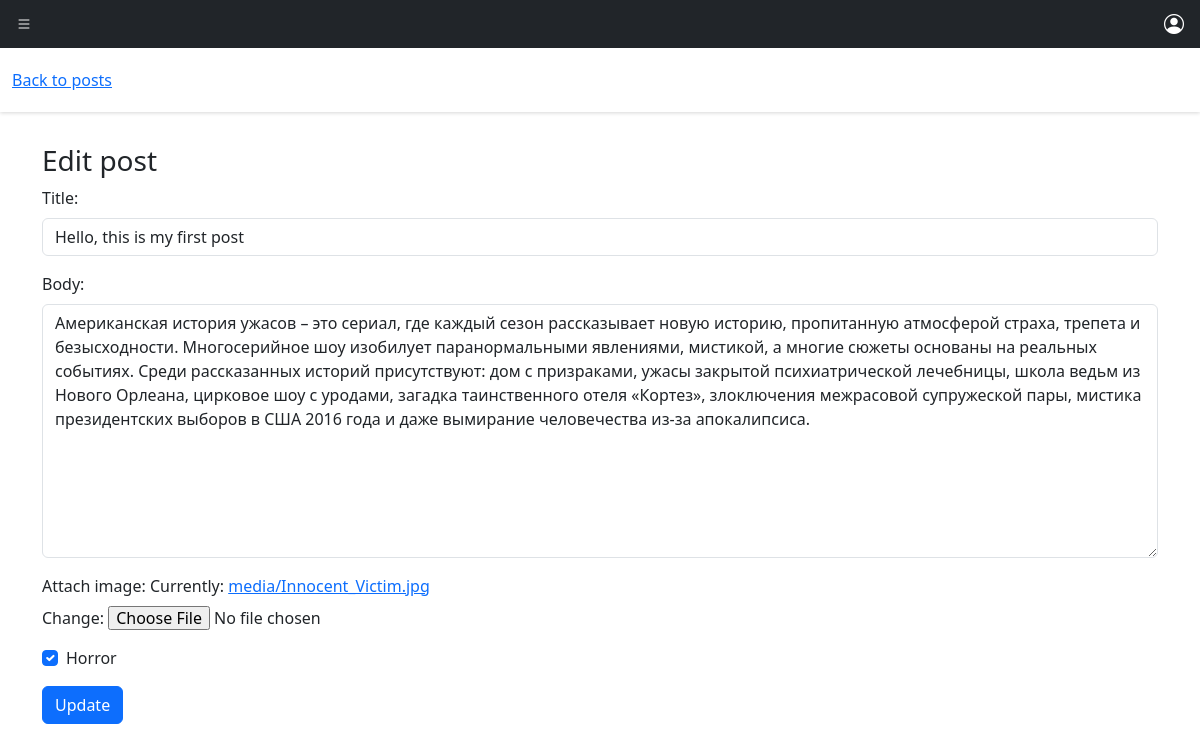
/posts/1/edit (signed in), run on an earlier commit of the app's database.
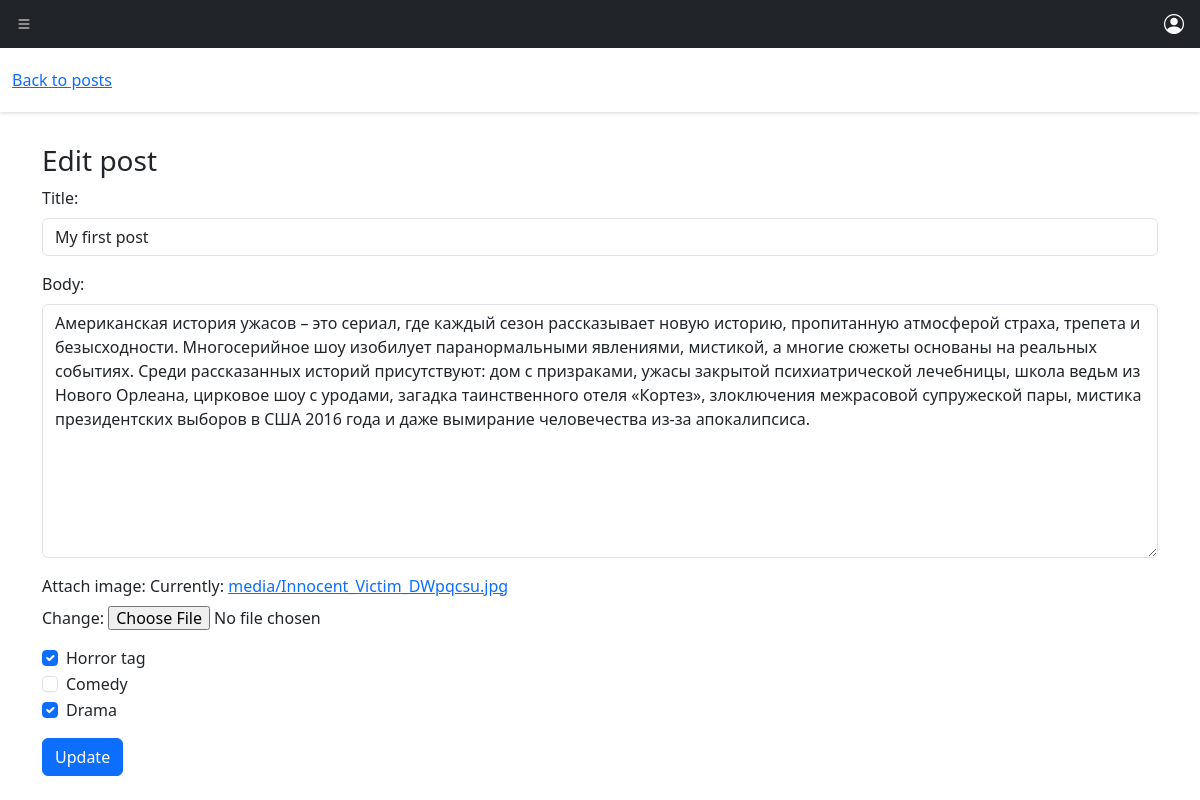
And on a later commit of the database.
### post/models.py (models this page shows, shortened)
class Post(models.Model):
    title = models.CharField(max_length=255)
    short_description = models.TextField(blank=True)
    body = models.TextField()
    author = models.ForeignKey(CustomUser, on_delete=models.CASCADE, related_name='posts')
    created_at = models.DateTimeField(auto_now_add=True)
    modified_at = models.DateTimeField(auto_now_add=False, null=True)
    image = models.ImageField(upload_to="media")
    liked_by = models.ManyToManyField(CustomUser, related_name='liked_by')
    tags = models.ManyToManyField(Tag, related_name='posts', blank=True)

### blog/view_single_post.py (the view)
# urls.py: path("posts/<int:pk>/edit", SinglePostView.as_view(), name="edit-post"),
class SinglePostView(TemplateView):
    new_post_template = 'authorized/new-post.html'
    edit_post_template = 'authorized/edit-post.html'
    def get(self, request: HttpRequest, **kwargs):
        context = {}
        if 'pk' in kwargs:
            post_id = kwargs['pk']
            post = Post.objects.get(pk=post_id)
            context = {
                'form': NewPostForm(instance=post),
                'isEditing': True,
            }
            return render(request, template_name=self.edit_post_template, context=context)
        context = {
            'form': NewPostForm()
        }
        return render(request, template_name=self.new_post_template, context=context)
    def post(self, request: HttpRequest, **kwargs):
        """Post method for single post"""
        if request.user.is_authenticated:
            form = NewPostForm(request.POST, request.FILES)
            if 'pk' in kwargs:
                if form.is_valid():
                    primary_key = kwargs['pk']
                    update_post(form, primary_key=primary_key)
                    return redirect('posts')
                else:
                    return render(request, template_name=self.edit_post_template, context={'form': form})
            else:
                if form.is_valid():
                    create_post(request, form)
                    return redirect('posts')
                else:
                    return render(request, template_name=self.edit_post_template, context={'form': form})
        return redirect('home')

### blog/forms.py
class NewPostForm(forms.ModelForm):
    class Meta:
        model = Post
        fields = ['title', 'body', 'image', 'tags']
        widgets = {
            'title': forms.TextInput(attrs={'class': 'form-control',
                                            'placeholder': '',
                                            'id': 'title'}),
            'body': forms.Textarea(attrs={'class': 'form-control',
                                          'placeholder': '',
                                          'id': 'body'}),
            'tags': forms.CheckboxSelectMultiple(attrs={'class': 'form-check-input',
                                                        'value': ''})
        }

### tag/models.py (called while the page is built)
    def __str__(self):
        return self.title

### templates/authorized/edit-post.html (shortened to what this page needs)
{% extends "home.html" %}
{% block authorized_context %}
    <div class="posts-header">
        <a href="/posts">Back to posts</a>
    </div>
    <div class="container-sm new-post-container">
        <h3>Edit post</h3>
        <form method="post" enctype="multipart/form-data">
            <div class="mb-3">
                <label class="form-label" for="{{ form.title.id_for_label }}">Title:</label>
                {{ form.title }}
            </div>
            <div class="mb-3">
                <label class="form-label" for="{{ form.body.id_for_label }}">Body:</label>
                {{ form.body }}
            </div>
            <div class="mb-3">
                <label class="form-label" for="{{ form.image.id_for_label }}">Attach image:</label>
                {{ form.image }}
            </div>
            <div class="mb-3">
                {% for tag in form.tags %}
                    <div class="form-check">
                        {{ tag }}
                    </div>
                {% endfor %}
            </div>
            <button class="btn btn-primary" type="submit">Update</button>
        </form>
    </div>
{% endblock %}

### templates/home.html
{% extends "base.html" %}
{% block content %}
    {% if user.is_authenticated %}
        <div class="authorized-container">
            {% include "authorized/header.html" %}
            {% block authorized_context %}{% endblock %}
        </div>
    {% else %}
        <div class="not-logged-in-page flex-column">
            <p>You are not logged in</p>
            <a href="{% url 'password_reset' %}">Password Reset</a>
            <a href="{% url 'login' %}">Log In</a>
        </div>
    {% endif %}
{% endblock %}

### templates/base.html (shortened to what this page needs)
<!DOCTYPE html>
{% load static %}
<html>
    <head>
        <link href="https://cdn.jsdelivr.net/npm/bootstrap@5.3.3/dist/css/bootstrap.min.css" rel="stylesheet">
        <link rel="stylesheet" href="https://cdn.jsdelivr.net/npm/bootstrap-icons@1.11.3/font/bootstrap-icons.min.css">
        <link rel="stylesheet" href="{% static 'blog/normalize.css' %}">
        <link rel="stylesheet" href="{% static 'blog/home.css' %}">
        <link rel="stylesheet" href="{% static 'blog/header.css' %}">
        <link rel="stylesheet" href="{% static 'blog/login.css' %}">
        <link rel="stylesheet" href="{% static 'blog/posts.css' %}">
        <link rel="stylesheet" href="{% static 'blog/comments.css' %}">
        <link rel="stylesheet" href="{% static 'blog/search-input.css' %}">
        <link rel="stylesheet" href="{% static 'blog/tags.css' %}">
    </head>
    <body>
        <main data-bs-theme="light">
            {% block content %}
            {% endblock %}
          </main>
    </body>
</html>

### templates/authorized/header.html (shortened to what this page needs)
<header class="navbar fixed-top navbar-dark bg-dark">
    <div class="navbar-inner">
        <div>
            <div class="dropdown">
                <button class="menu-button dropdown-toggle" type="button" data-bs-toggle="dropdown" aria-haspopup="true" aria-expanded="false">
                    <i class="bi bi-list"></i>
                </button>
            </div>
        </div>
        <div class="dropdown">
            <button class="menu-button dropdown-toggle" type="button" data-bs-toggle="dropdown" aria-haspopup="true" aria-expanded="false">
                <i class="bi bi-person-circle"></i>
            </button>
        </div>
    </div>
</header>

### blog/static/blog/home.css (style rules this page uses)
html { height: 100%; }
body, main { min-height: 100%; }

### blog/static/blog/header.css (style rules this page uses)
.navbar { height: 48px; }
.navbar-inner { align-items: center; display: flex; justify-content: space-between; padding: 0 16px; position: relative; width: 100%; }
.bi-person-circle { font-size: 20px; }
.bi-person-circle:before, .bi-list:before { color: #fff; }
.dropdown .dropdown-toggle:after { display: none; }
.menu-button { border: none; background: none; cursor: pointer; margin: 0; outline: none; padding: 0; display: flex; align-items: center; justify-content: center; }
.dropdown { position: relative; }

### blog/static/blog/posts.css (style rules this page uses)
.authorized-container { padding-top: 48px; }
.posts-header { align-items: center; box-shadow: rgba(0, 0, 0, 0.16) 0px 1px 4px; display: flex; justify-content: space-between; padding: 12px; height: 64px; }
.user-profile-container, .new-post-container, .tags-container { margin-top: 32px; }

What changed in the data, as far as the page shows it:
changed Post: title "Hello, this is my first post" → "My first post"
Also different on the page:
text no longer shown: "Currently: media/Innocent_Victim.jpg Change: Horror"
text now shown: "Currently: media/Innocent_Victim_DWpqcsu.jpg Change: Horror tag"
new list line: "☐ Comedy"
new list line: "☑ Drama"
